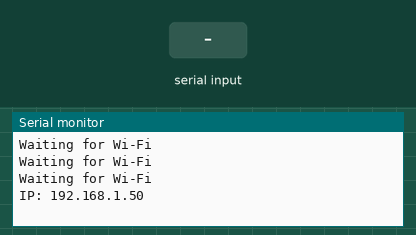
Recording of a sketch running on a simulated ESP8266 (NodeMCU). Shown: the last lines printed to the serial monitor. The inputs (shaded band) are chosen by the test bench. WiFi joins after 1.5 s; servers stay silent unless stated; uploads are accepted with an empty reply; no MQTT or app messages arrive unless stated.

Above: at 3.7 s.
3.8 s: "ACCESS GRANTED\n" received over Serial
At 6.2 s:
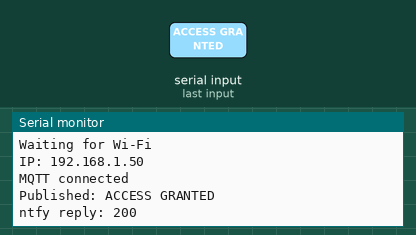
6.5 s: "ACCESS DENIED\n" received over Serial
At 6.66 s:
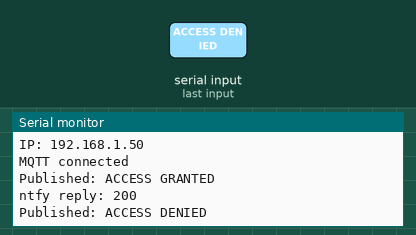
8.0 s: "TAMPER\n" received over Serial
At 8.16 s:
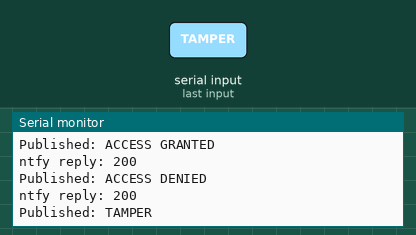
9.5 s: "1\n" received over Serial
At 10.2 s:
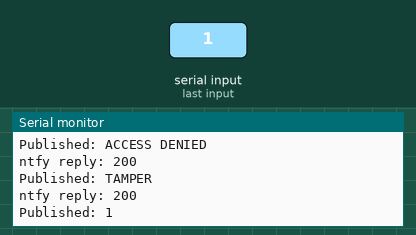

Measured:
- after the input at 3.8 s, the serial monitor: prints a new line after 1.3 s (image 1)
- after the input at 6.5 s, the serial monitor: prints a new line at once (image 2)
- after the input at 8.0 s, the serial monitor: prints a new line at once (image 3)
- after the input at 9.5 s, the serial monitor: prints a new line at once (image 4)

The sketch:

SmartLockerWifi.ino
```cpp
// Smart Access Locker - NodeMCU ESP8266 Wi-Fi part (based on Lab 8)
//
// The STM32 sends one text line per event on its USART1 (PB6) to the RX pin
// of this board. This sketch:
//   1) publishes every line to an MQTT topic (Lab 8)
//   2) sends a phone notification through ntfy for pass / fail / alert events
//      (ntfy mobile app, subscribed to the topic "coe411-project")
//
// Wiring:  STM32 PB6 (USART1 TX) -> NodeMCU RX
//          STM32 GND             -> NodeMCU GND
//
// IMPORTANT: unplug the wire on the RX pin while uploading this sketch,
// because the USB upload uses the same RX pin.

#include <ESP8266WiFi.h>
#include <ESP8266HTTPClient.h>   // for the ntfy notifications
#include <PubSubClient.h>

const char *WIFI_SSID = "YOUR_WIFI_NAME";
const char *WIFI_PASS = "YOUR_WIFI_PASSWORD";

const char *MQTT_HOST = "broker.emqx.io";
const uint16_t MQTT_PORT = 1883;
const char *CLIENT_ID = "coe411-locker-7k3q9-esp8266";
const char *EVENT_TOPIC = "coe411/f26/locker-7k3q9/events";

const char *NTFY_URL = "http://ntfy.sh/coe411-project";   // our ntfy topic

WiFiClient networkClient;
PubSubClient mqttClient(networkClient);

unsigned long lastReconnectAttempt = 0;
String line = "";   // text received from the STM32 so far

// Send one notification to the ntfy app.
// title    = bold first line of the notification
// priority = 1 (min) to 5 (urgent); 5 keeps ringing on the phone
// tags     = emoji names shown before the title
void sendNotification(const char *title, const char *priority, const char *tags, String message)
{
    WiFiClient ntfyClient;
    HTTPClient http;

    http.begin(ntfyClient, NTFY_URL);
    http.addHeader("Title", title);
    http.addHeader("Priority", priority);
    http.addHeader("Tags", tags);

    int code = http.POST(message);   // 200 means ntfy accepted it
    Serial.print("ntfy reply: ");
    Serial.println(code);

    http.end();
}

// Choose the notification type from the message sent by the STM32
void notifyPhone(String msg)
{
    if (msg.startsWith("ACCESS GRANTED")) {
        sendNotification("Locker opened", "3", "white_check_mark", msg);    // pass
    } else if (msg.startsWith("ACCESS DENIED")) {
        sendNotification("Access denied", "4", "x", msg);                   // fail
    } else if (msg.startsWith("TAMPER")) {
        sendNotification("TAMPER ALERT", "5", "rotating_light", msg);       // alert
    }
    // other messages (LOCKER READY, DOOR LOCKED) only go to MQTT
}

void setup()
{
    Serial.begin(9600);   // must match STM32 USART1 (also set Serial Monitor to 9600)
    delay(1000);

    WiFi.mode(WIFI_STA);
    WiFi.setAutoReconnect(true);
    WiFi.begin(WIFI_SSID, WIFI_PASS);

    while (WiFi.status() != WL_CONNECTED) {
        Serial.println("Waiting for Wi-Fi");
        delay(500);
    }

    Serial.print("IP: ");
    Serial.println(WiFi.localIP());

    mqttClient.setServer(MQTT_HOST, MQTT_PORT);
    mqttClient.setSocketTimeout(2);
}

void loop()
{
    if (WiFi.status() != WL_CONNECTED) {
        delay(10);
        return;
    }

    // connect to the MQTT broker again if the connection was lost
    if (!mqttClient.connected()) {
        unsigned long now = millis();
        if (now - lastReconnectAttempt >= 5000) {
            lastReconnectAttempt = now;
            if (mqttClient.connect(CLIENT_ID)) {
                Serial.println("MQTT connected");
            } else {
                Serial.print("MQTT state: ");
                Serial.println(mqttClient.state());
            }
        }
        delay(10);
        return;
    }

    mqttClient.loop();

    // read the characters sent by the STM32
    while (Serial.available()) {
        char c = Serial.read();

        if (c == '\n') {
            // end of one message: publish it
            line.trim();   // remove the '\r' at the end
            if (line.length() > 0) {
                if (mqttClient.publish(EVENT_TOPIC, line.c_str(), false)) {
                    Serial.print("Published: ");
                    Serial.println(line);
                } else {
                    Serial.println("Publish failed");
                }
                notifyPhone(line);   // phone notification for pass / fail / alert
            }
            line = "";
        } else if (line.length() < 60) {
            line += c;   // add the character to the message
        }
    }

    delay(10);
}
```
